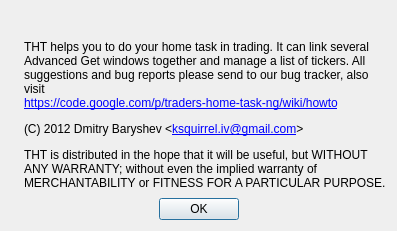
<?xml version="1.0" encoding="UTF-8"?>
<ui version="4.0">
 <class>About</class>
 <widget class="QDialog" name="About">
  <property name="geometry">
   <rect>
    <x>0</x>
    <y>0</y>
    <width>397</width>
    <height>231</height>
   </rect>
  </property>
  <property name="windowTitle">
   <string>About</string>
  </property>
  <layout class="QGridLayout" name="gridLayout">
   <item row="0" column="0" colspan="3">
    <layout class="QHBoxLayout" name="horizontalLayout_2">
     <item>
      <widget class="QLabel" name="label">
       <property name="pixmap">
        <pixmap resource="tht.qrc">:/images/chart.ico</pixmap>
       </property>
       <property name="alignment">
        <set>Qt::AlignCenter</set>
       </property>
      </widget>
     </item>
     <item>
      <layout class="QVBoxLayout" name="verticalLayout">
       <property name="spacing">
        <number>0</number>
       </property>
       <item>
        <layout class="QHBoxLayout" name="horizontalLayout">
         <item>
          <widget class="QLabel" name="labelVersion">
           <property name="sizePolicy">
            <sizepolicy hsizetype="MinimumExpanding" vsizetype="Preferred">
             <horstretch>0</horstretch>
             <verstretch>0</verstretch>
            </sizepolicy>
           </property>
           <property name="font">
            <font>
             <pointsize>11</pointsize>
             <weight>75</weight>
             <bold>true</bold>
            </font>
           </property>
           <property name="openExternalLinks">
            <bool>false</bool>
           </property>
          </widget>
         </item>
         <item>
          <widget class="QLabel" name="labelUpdate">
           <property name="toolTip">
            <string>Update available</string>
           </property>
           <property name="text">
            <string>&lt;!DOCTYPE HTML PUBLIC &quot;-//W3C//DTD HTML 4.0//EN&quot; &quot;http://www.w3.org/TR/REC-html40/strict.dtd&quot;&gt;
&lt;html&gt;&lt;head&gt;&lt;meta name=&quot;qrichtext&quot; content=&quot;1&quot; /&gt;&lt;/head&gt;&lt;body&gt;
&lt;a href=&quot;https://code.google.com/p/traders-home-task-ng/downloads/list&quot;&gt;&lt;img src=&quot;:/images/update.png&quot;&gt;&lt;/img&gt;&lt;/a&gt;&lt;/body&gt;&lt;/html&gt;</string>
           </property>
           <property name="alignment">
            <set>Qt::AlignCenter</set>
           </property>
           <property name="openExternalLinks">
            <bool>true</bool>
           </property>
          </widget>
         </item>
        </layout>
       </item>
       <item>
        <spacer name="verticalSpacer">
         <property name="orientation">
          <enum>Qt::Vertical</enum>
         </property>
         <property name="sizeType">
          <enum>QSizePolicy::Fixed</enum>
         </property>
         <property name="sizeHint" stdset="0">
          <size>
           <width>20</width>
           <height>12</height>
          </size>
         </property>
        </spacer>
       </item>
       <item>
        <widget class="QLabel" name="label_2">
         <property name="sizePolicy">
          <sizepolicy hsizetype="Expanding" vsizetype="Preferred">
           <horstretch>0</horstretch>
           <verstretch>0</verstretch>
          </sizepolicy>
         </property>
         <property name="text">
          <string>THT helps you to do your home task in trading. It can link several Advanced Get windows together and manage a list of tickers.

All suggestions and bug reports please send to our bug tracker, also visit&lt;br/&gt;&lt;a href=&quot;https://code.google.com/p/traders-home-task-ng&quot;&gt;https://code.google.com/p/traders-home-task-ng/wiki/howto&lt;/a&gt;</string>
         </property>
         <property name="textFormat">
          <enum>Qt::RichText</enum>
         </property>
         <property name="wordWrap">
          <bool>true</bool>
         </property>
         <property name="openExternalLinks">
          <bool>true</bool>
         </property>
         <property name="textInteractionFlags">
          <set>Qt::LinksAccessibleByMouse|Qt::TextSelectableByMouse</set>
         </property>
        </widget>
       </item>
       <item>
        <spacer name="verticalSpacer_2">
         <property name="orientation">
          <enum>Qt::Vertical</enum>
         </property>
         <property name="sizeType">
          <enum>QSizePolicy::Fixed</enum>
         </property>
         <property name="sizeHint" stdset="0">
          <size>
           <width>20</width>
           <height>12</height>
          </size>
         </property>
        </spacer>
       </item>
       <item>
        <widget class="QLabel" name="label_4">
         <property name="text">
          <string>(C) 2012 Dmitry Baryshev &amp;lt;&lt;a href=&quot;mailto:ksquirrel.iv@gmail.com&quot;&gt;ksquirrel.iv@gmail.com&lt;/a&gt;&amp;gt;</string>
         </property>
         <property name="textFormat">
          <enum>Qt::RichText</enum>
         </property>
         <property name="openExternalLinks">
          <bool>true</bool>
         </property>
         <property name="textInteractionFlags">
          <set>Qt::LinksAccessibleByMouse|Qt::TextSelectableByMouse</set>
         </property>
        </widget>
       </item>
       <item>
        <spacer name="verticalSpacer_3">
         <property name="orientation">
          <enum>Qt::Vertical</enum>
         </property>
         <property name="sizeType">
          <enum>QSizePolicy::Fixed</enum>
         </property>
         <property name="sizeHint" stdset="0">
          <size>
           <width>20</width>
           <height>12</height>
          </size>
         </property>
        </spacer>
       </item>
       <item>
        <widget class="QLabel" name="label_5">
         <property name="text">
          <string>THT is distributed in the hope that it will be useful, but WITHOUT ANY WARRANTY; without even the implied warranty of MERCHANTABILITY or FITNESS FOR A PARTICULAR PURPOSE.</string>
         </property>
         <property name="wordWrap">
          <bool>true</bool>
         </property>
         <property name="textInteractionFlags">
          <set>Qt::LinksAccessibleByMouse|Qt::TextSelectableByMouse</set>
         </property>
        </widget>
       </item>
      </layout>
     </item>
    </layout>
   </item>
   <item row="1" column="1">
    <spacer name="verticalSpacer_4">
     <property name="orientation">
      <enum>Qt::Vertical</enum>
     </property>
     <property name="sizeHint" stdset="0">
      <size>
       <width>20</width>
       <height>0</height>
      </size>
     </property>
    </spacer>
   </item>
   <item row="2" column="0">
    <spacer name="horizontalSpacer">
     <property name="orientation">
      <enum>Qt::Horizontal</enum>
     </property>
     <property name="sizeHint" stdset="0">
      <size>
       <width>0</width>
       <height>20</height>
      </size>
     </property>
    </spacer>
   </item>
   <item row="2" column="1">
    <widget class="QPushButton" name="pushButton">
     <property name="text">
      <string>OK</string>
     </property>
    </widget>
   </item>
   <item row="2" column="2">
    <spacer name="horizontalSpacer_2">
     <property name="orientation">
      <enum>Qt::Horizontal</enum>
     </property>
     <property name="sizeHint" stdset="0">
      <size>
       <width>0</width>
       <height>20</height>
      </size>
     </property>
    </spacer>
   </item>
  </layout>
 </widget>
 <resources>
  <include location="tht.qrc"/>
 </resources>
 <connections>
  <connection>
   <sender>pushButton</sender>
   <signal>clicked()</signal>
   <receiver>About</receiver>
   <slot>accept()</slot>
   <hints>
    <hint type="sourcelabel">
     <x>144</x>
     <y>257</y>
    </hint>
    <hint type="destinationlabel">
     <x>146</x>
     <y>319</y>
    </hint>
   </hints>
  </connection>
 </connections>
</ui>
